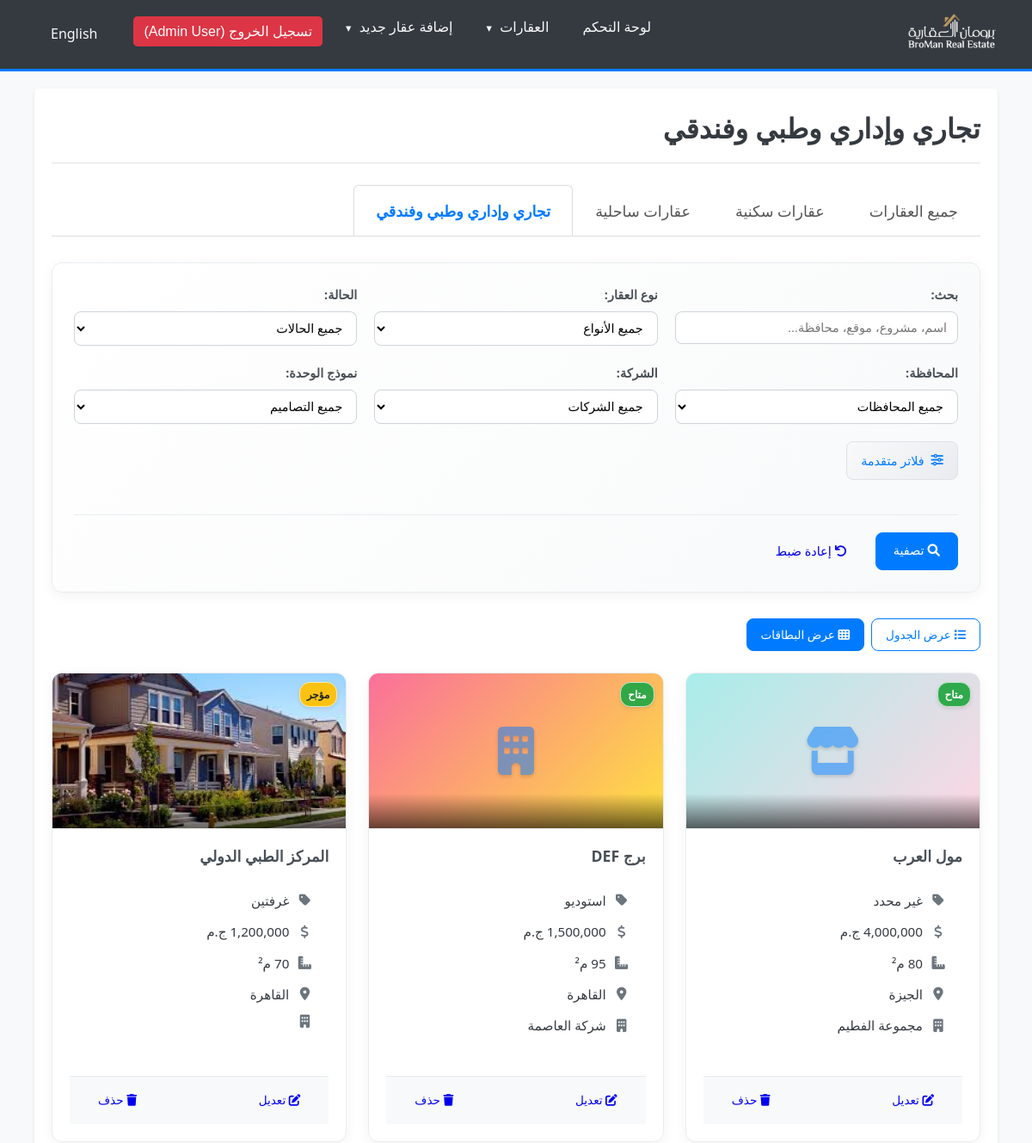
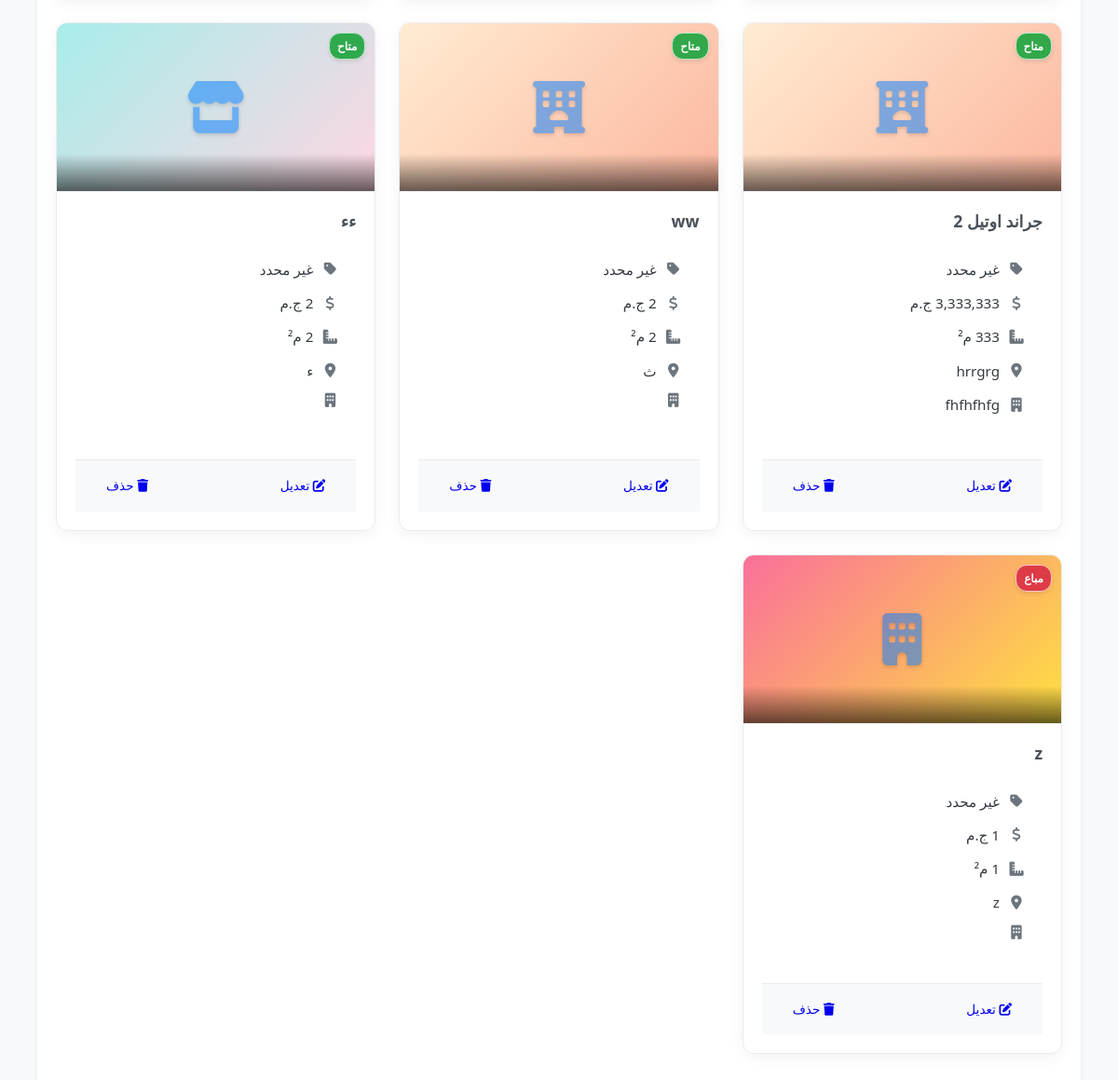
The page /commercial_properties.php?view=card (signed in) on the database its author committed (2 pictures, top to bottom).
### tables this page shows
CREATE TABLE `properties` (
  `PropertyID` int(11) NOT NULL,
  `PropertyTypeID` int(11) NOT NULL COMMENT 'FK to PropertyTypes',
  `Title` varchar(255) NOT NULL,
  `Description` text DEFAULT NULL,
  `Location` varchar(255) DEFAULT NULL,
  `Price` decimal(15,2) DEFAULT NULL,
  `Area` decimal(10,2) DEFAULT NULL,
  `Bedrooms` int(11) DEFAULT NULL,
  `Bathrooms` int(11) DEFAULT NULL,
  `Status` enum('available','sold','rented','unavailable') DEFAULT 'available',
  `DateAdded` timestamp NULL DEFAULT current_timestamp(),
  `EmployeeID` int(11) DEFAULT NULL COMMENT 'FK to Employees who added it',
  `unit_design_id` int(11) DEFAULT NULL COMMENT 'FK to PropertyUnitDesigns',
  `finishing_type_id` int(11) DEFAULT NULL COMMENT 'FK to PropertyFinishingTypes',
  `compound_area` decimal(12,2) DEFAULT NULL,
  `down_payment_percentage` decimal(5,2) DEFAULT NULL,
  `payment_years` int(11) DEFAULT NULL,
  `delivery_date` date DEFAULT NULL,
  `ProjectName` varchar(255) DEFAULT NULL,
  `min_price` decimal(15,2) DEFAULT NULL,
  `max_price` decimal(15,2) DEFAULT NULL,
  `min_area` decimal(10,2) DEFAULT NULL,
  `max_area` decimal(10,2) DEFAULT NULL,
  `avg_area` decimal(10,2) DEFAULT NULL,
  `district` varchar(100) DEFAULT NULL,
  `governorate` varchar(100) DEFAULT NULL,
  `company_name` varchar(150) DEFAULT NULL,
  `FloorsCount` int(11) DEFAULT NULL,
  `sales_manager_name` varchar(255) DEFAULT NULL,
  `sales_manager_phone` varchar(50) DEFAULT NULL,
  `salesperson_name` varchar(255) DEFAULT NULL,
  `salesperson_phone` varchar(50) DEFAULT NULL
);

CREATE TABLE `propertyunitdesigns` (
  `DesignID` int(11) NOT NULL,
  `DesignName` varchar(100) NOT NULL
);

CREATE TABLE `property_images` (
  `image_id` int(11) NOT NULL,
  `property_id` int(11) NOT NULL,
  `file_path` varchar(255) NOT NULL,
  `upload_date` timestamp NOT NULL DEFAULT current_timestamp(),
  `is_primary` tinyint(1) DEFAULT 0
);

### commercial_properties.php (the view, shortened to what the rows shown need)
<?php
require_once __DIR__ . '/lang/translate.php';
require_once __DIR__ . '/db.php';
require_once 'permissions.php';
require_once __DIR__ . '/property_image_helper.php';
$view_mode = isset($_GET['view']) && $_GET['view'] === 'card' ? 'card' : 'table';
$sort_column = isset($_GET['sort']) ? trim($_GET['sort']) : 'DateAdded';
$sort_direction = isset($_GET['direction']) && $_GET['direction'] === 'desc' ? 'desc' : 'asc';
$allowed_sort_columns = [
    'PropertyID' => 'p.PropertyID',
    'DateAdded' => 'p.DateAdded',
    'Price' => 'COALESCE(p.Price, p.min_price)',
    'Area' => 'COALESCE(p.Area, p.avg_area)',
    'ProjectName' => 'p.ProjectName',
    'Title' => 'p.Title',
    'governorate' => 'p.governorate',
    'Status' => 'p.Status'
];
$sql_select = "SELECT p.*, pt.TypeName AS PropertyTypeName, e.FullName AS EmployeeName,
               pud.DesignName AS UnitDesignName, pft.FinishingName AS FinishingTypeName
               FROM Properties p
               LEFT JOIN PropertyTypes pt ON p.PropertyTypeID = pt.PropertyTypeID
               LEFT JOIN Employees e ON p.EmployeeID = e.EmployeeID
               LEFT JOIN PropertyUnitDesigns pud ON p.unit_design_id = pud.DesignID
               LEFT JOIN PropertyFinishingTypes pft ON p.finishing_type_id = pft.FinishingID";
$sql_where = [];
$params = [];
$types = "";
$placeholders = str_repeat('?,', count(CURRENT_PROPERTY_TYPE_IDS) - 1) . '?';
$sql_where[] = "p.PropertyTypeID IN ($placeholders)";
foreach (CURRENT_PROPERTY_TYPE_IDS as $type_id) {
    $params[] = $type_id;
    $types .= "i";
}
$sql = $sql_select;
if (!empty($sql_where)) {
    $sql .= " WHERE " . implode(" AND ", $sql_where);
}
$sql .= " ORDER BY " . $allowed_sort_columns[$sort_column] . " " . strtoupper($sort_direction);
$properties = [];
if ($stmt = $conn->prepare($sql)) {
    if (!empty($params)) {
        $stmt->bind_param($types, ...$params);
    }
    if ($stmt->execute()) {
        $result = $stmt->get_result();
        while ($row = $result->fetch_assoc()) {
            $properties[] = $row;
        }
    } else {
        error_log("Error executing property query: " . $stmt->error . " | SQL: " . $sql . " | Params: " . print_r($params, true));
        $_SESSION['error_message'] = t('database_error');
    }
} else {
    error_log("Error preparing property query: " . $conn->error . " | SQL: " . $sql);
    $_SESSION['error_message'] = t('db_error_prepare');
}
function formatDisplayPrice($row)
{
    if (!empty($row['Price']) && is_numeric($row['Price'])) {
        return number_format(floatval($row['Price']), 0, '.', ',') . ' ' . t('currency');
    } elseif (!empty($row['min_price']) && is_numeric($row['min_price']) && !empty($row['max_price']) && is_numeric($row['max_price'])) {
        return number_format(floatval($row['min_price']), 0, '.', ',') . ' - ' . number_format(floatval($row['max_price']), 0, '.', ',') . ' ' . t('currency');
    } elseif (!empty($row['min_price']) && is_numeric($row['min_price'])) {
        return t('starts_from') . ' ' . number_format(floatval($row['min_price']), 0, '.', ',') . ' ' . t('currency');
    } elseif (!empty($row['max_price']) && is_numeric($row['max_price'])) {
        return t('up_to') . ' ' . number_format(floatval($row['max_price']), 0, '.', ',') . ' ' . t('currency');
    }
    return t('price_not_specified');
}
function formatDisplayArea($row)
{
    if (!empty($row['Area']) && is_numeric($row['Area'])) {
        return number_format(floatval($row['Area']), 0, '.', ',') . ' ' . t('sqm');
    } elseif (!empty($row['min_area']) && is_numeric($row['min_area']) && !empty($row['max_area']) && is_numeric($row['max_area'])) {
        return number_format(floatval($row['min_area']), 0, '.', ',') . ' - ' . number_format(floatval($row['max_area']), 0, '.', ',') . ' ' . t('sqm');
    } elseif (!empty($row['min_area']) && is_numeric($row['min_area'])) {
        return t("starts_from") . " " . number_format(floatval($row["min_area"]), 0, ".", ",") . " " . t("sqm");
    } elseif (!empty($row['max_area']) && is_numeric($row['max_area'])) {
        return t("up_to") . " " . number_format(floatval($row["max_area"]), 0, ".", ",") . " " . t("sqm");
    }
    return t('area_not_specified');
}
?>
<!DOCTYPE html>
<html lang="<?php echo get_lang_code(); ?>" dir="<?php echo get_direction(); ?>">
<head>
    <link rel="stylesheet" href="modern_styles.css">
    <?php if (get_direction() === 'rtl'): ?>
        <link rel="stylesheet" href="rtl_styles.css">
    <?php endif; ?>
    <link rel="stylesheet" href="enhanced_property_table_styles.css">
    <link rel="stylesheet" href="clickable_rows.css">
    <link rel="stylesheet" href="property_card_styles.css">
    <link rel="stylesheet" href="https://cdnjs.cloudflare.com/ajax/libs/font-awesome/6.0.0-beta3/css/all.min.css">
</head>
<body>
<div class="container">
    <?php require_once __DIR__ . '/property_header_tabs.php'; ?>
    <?php if (empty($properties)): ?>
        <div class="no-properties">
            <i class="fas fa-search"></i>
            <h3><?php echo t('no_properties_found'); ?></h3>
            <p><?php echo t('no_properties_matching_filters'); ?></p>
        </div>
    <?php elseif ($view_mode === 'card'): ?>
        <div class="property-cards">
            <?php foreach ($properties as $property): ?>
                <div class="property-card" data-property-id="<?php echo $property['PropertyID']; ?>" data-property-type="<?php echo $property['PropertyTypeID']; ?>">
                    <div class="property-image">
                        <?php echo generatePropertyCardImageHTML($property, $conn); ?>
                        <div class="property-status-badge status-<?php echo $property['Status']; ?>">
                            <?php echo t('status_' . $property['Status']); ?>
                        </div>
                    </div>
                    <div class="property-content">
                        <div class="property-title">
                            <?php echo htmlspecialchars($property['ProjectName'] ?: $property['Title'] ?: t('undefined')); ?>
                        </div>
                        <div class="property-details">
                            <div class="property-info">
                                <i class="fas fa-tag"></i>
                                <span><?php echo htmlspecialchars($property['UnitDesignName'] ?? t('undefined')); ?></span>
                            </div>
                            <div class="property-info">
                                <i class="fas fa-dollar-sign"></i>
                                <span><?php echo formatDisplayPrice($property); ?></span>
                            </div>
                            <div class="property-info">
                                <i class="fas fa-ruler-combined"></i>
                                <span><?php echo formatDisplayArea($property); ?></span>
                            </div>
                            <div class="property-info">
                                <i class="fas fa-map-marker-alt"></i>
                                <span><?php echo htmlspecialchars($property['governorate'] ?: t('undefined')); ?></span>
                            </div>
                            <div class="property-info">
                                <i class="fas fa-building"></i>
                                <span><?php echo htmlspecialchars($property['company_name'] ?? t('undefined')); ?></span>
                            </div>
                        </div>
                        <div class="property-actions">
                            <?php if (can_manage_properties()): ?>
                            <a href="edit_property.php?id=<?php echo $property['PropertyID']; ?>" class="btn btn-sm btn-warning">
                                <i class="fas fa-edit"></i> <?php echo t('edit'); ?>
                            </a>
                            <a href="delete_property.php?id=<?php echo $property['PropertyID']; ?>" class="btn btn-sm btn-danger" onclick="return confirm('<?php echo t('confirm_delete_property'); ?>');">
                                <i class="fas fa-trash"></i> <?php echo t('delete'); ?>
                            </a>
                            <?php endif; ?>
                        </div>
                    </div>
                </div>
            <?php endforeach; ?>
        </div>
    <?php endif; ?>
</div>
</body>
</html>

### property_image_helper.php (shortened to what the rows shown need)
<?php
function getPropertyCardImage($property_id, $conn) {
    $sql = "SELECT file_path FROM property_images WHERE property_id = ? AND is_primary = 1 LIMIT 1";
    if ($stmt = $conn->prepare($sql)) {
        $stmt->bind_param("i", $property_id);
        $stmt->execute();
        $result = $stmt->get_result();
        if ($result->num_rows === 1) {
            $row = $result->fetch_assoc();
            return $row['file_path'];
        }
    }
    $sql = "SELECT file_path FROM property_images WHERE property_id = ? ORDER BY upload_date ASC LIMIT 1";
    if ($stmt = $conn->prepare($sql)) {
        $stmt->bind_param("i", $property_id);
        $stmt->execute();
        $result = $stmt->get_result();
    }
    return null;
}
function getPropertyTypeIcon($property_type_id) {
    $type_icons = [
        1 => 'fas fa-home',
        2 => 'fas fa-umbrella-beach',
        3 => 'fas fa-building',
        4 => 'fas fa-store',
        5 => 'fas fa-hotel',
        6 => 'fas fa-hospital'
    ];
    return $type_icons[$property_type_id] ?? 'fas fa-landmark';
}
function generatePropertyCardImageHTML($property, $conn) {
    $image_path = getPropertyCardImage($property['PropertyID'], $conn);
    if ($image_path && file_exists($image_path)) {
        return '<img src="' . htmlspecialchars($image_path) . '" alt="Property Image" class="property-card-image">';
    } else {
        $icon_class = getPropertyTypeIcon($property['PropertyTypeID']);
        return '<div class="property-icon-fallback"><i class="' . $icon_class . '"></i></div>';
    }
}
?>

### rows shown on the page
properties: Status "متاح", ProjectName "مول العرب", UnitDesignName "غير محدد", Price "4,000,000 ج.م", Area "80 م²", governorate "الجيزة", company_name "مجموعة الفطيم"
properties: Status "متاح", ProjectName "برج DEF", unit_design.DesignName "استوديو", Price "1,500,000 ج.م", Area "95 م²", governorate "القاهرة", company_name "شركة العاصمة"
properties: PropertyID.file_path (picture), Status "مؤجر", ProjectName "المركز الطبي الدولي", unit_design.DesignName "غرفتين", Price "1,200,000 ج.م", Area "70 م²", governorate "القاهرة"
properties: Status "متاح", ProjectName "جراند اوتيل 2", UnitDesignName "غير محدد", Price "3,333,333 ج.م", Area "333 م²", governorate "hrrgrg", company_name "fhfhfhfg"
properties: Status "متاح", Title "ww", UnitDesignName "غير محدد", Price "2 ج.م", Area "2 م²", governorate "ث"
properties: Status "متاح", ProjectName "ءء", UnitDesignName "غير محدد", Price "2 ج.م", Area "2 م²", governorate "ء"
properties: Status "مباع", ProjectName "z", UnitDesignName "غير محدد", Price "1 ج.م", Area "1 م²", governorate "z"

### other values the page prints
t('dashboard') "لوحة التحكم"
t('properties') "العقارات"
t('add_new_property') "إضافة عقار جديد"
sprintf(t('logout_user'), $user_full_name) "تسجيل الخروج (Admin User)"
$switch_lang_text "English"
getPageTitle() "تجاري وإداري وطبي وفندقي"
t('all_properties') "جميع العقارات"
t('residential_properties') "عقارات سكنية"
t('coastal_properties') "عقارات ساحلية"
t('commercial_administrative_medical_hotel') "تجاري وإداري وطبي وفندقي"
t('search') "بحث"
t('property_type') "نوع العقار"
t('status') "الحالة"
t('governorate') "المحافظة"
t('company') "الشركة"
